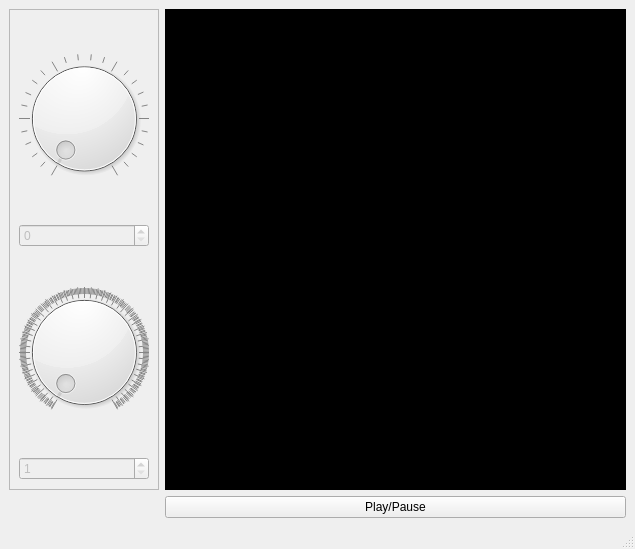
<?xml version="1.0" encoding="UTF-8"?>
<ui version="4.0">
 <class>FromDesigner</class>
 <widget class="QMainWindow" name="FromDesigner">
  <property name="geometry">
   <rect>
    <x>0</x>
    <y>0</y>
    <width>635</width>
    <height>549</height>
   </rect>
  </property>
  <property name="windowTitle">
   <string>The Simplest Qt App With CMAKE</string>
  </property>
  <widget class="QWidget" name="centralwidget">
   <layout class="QGridLayout" name="gridLayout">
    <item row="1" column="1">
     <widget class="QVTKOpenGLNativeWidget" name="qvtkWidget" native="true">
      <property name="minimumSize">
       <size>
        <width>400</width>
        <height>400</height>
       </size>
      </property>
      <property name="contextMenuPolicy">
       <enum>Qt::ActionsContextMenu</enum>
      </property>
      <property name="styleSheet">
       <string notr="true">background:rgb(0,0,0)</string>
      </property>
     </widget>
    </item>
    <item row="2" column="1">
     <widget class="QPushButton" name="pushButton_playpause">
      <property name="text">
       <string>Play/Pause</string>
      </property>
     </widget>
    </item>
    <item row="1" column="0">
     <widget class="QFrame" name="frame">
      <property name="maximumSize">
       <size>
        <width>150</width>
        <height>16777215</height>
       </size>
      </property>
      <property name="frameShape">
       <enum>QFrame::StyledPanel</enum>
      </property>
      <property name="frameShadow">
       <enum>QFrame::Raised</enum>
      </property>
      <layout class="QVBoxLayout" name="verticalLayout">
       <item>
        <widget class="QDial" name="dial_skipframes">
         <property name="maximum">
          <number>100</number>
         </property>
         <property name="notchesVisible">
          <bool>true</bool>
         </property>
        </widget>
       </item>
       <item>
        <widget class="QSpinBox" name="spinBox_skipframes">
         <property name="enabled">
          <bool>false</bool>
         </property>
         <property name="maximum">
          <number>100</number>
         </property>
        </widget>
       </item>
       <item>
        <widget class="QDial" name="dial_timer">
         <property name="enabled">
          <bool>true</bool>
         </property>
         <property name="minimum">
          <number>1</number>
         </property>
         <property name="maximum">
          <number>1000</number>
         </property>
         <property name="value">
          <number>1</number>
         </property>
         <property name="notchesVisible">
          <bool>true</bool>
         </property>
        </widget>
       </item>
       <item>
        <widget class="QSpinBox" name="spinBox_timer">
         <property name="enabled">
          <bool>false</bool>
         </property>
         <property name="minimum">
          <number>1</number>
         </property>
         <property name="maximum">
          <number>1000</number>
         </property>
        </widget>
       </item>
      </layout>
     </widget>
    </item>
   </layout>
  </widget>
  <widget class="QMenuBar" name="menubar">
   <property name="geometry">
    <rect>
     <x>0</x>
     <y>0</y>
     <width>635</width>
     <height>26</height>
    </rect>
   </property>
  </widget>
  <widget class="QStatusBar" name="statusbar"/>
 </widget>
 <customwidgets>
  <customwidget>
   <class>QVTKOpenGLNativeWidget</class>
   <extends>QWidget</extends>
   <header>QVTKOpenGLNativeWidget.h</header>
  </customwidget>
 </customwidgets>
 <resources/>
 <connections>
  <connection>
   <sender>dial_skipframes</sender>
   <signal>valueChanged(int)</signal>
   <receiver>spinBox_skipframes</receiver>
   <slot>setValue(int)</slot>
   <hints>
    <hint type="sourcelabel">
     <x>90</x>
     <y>167</y>
    </hint>
    <hint type="destinationlabel">
     <x>86</x>
     <y>252</y>
    </hint>
   </hints>
  </connection>
  <connection>
   <sender>dial_timer</sender>
   <signal>valueChanged(int)</signal>
   <receiver>spinBox_timer</receiver>
   <slot>setValue(int)</slot>
   <hints>
    <hint type="sourcelabel">
     <x>89</x>
     <y>364</y>
    </hint>
    <hint type="destinationlabel">
     <x>83</x>
     <y>470</y>
    </hint>
   </hints>
  </connection>
 </connections>
 <slots>
  <slot>slotPlayPause()</slot>
 </slots>
</ui>
